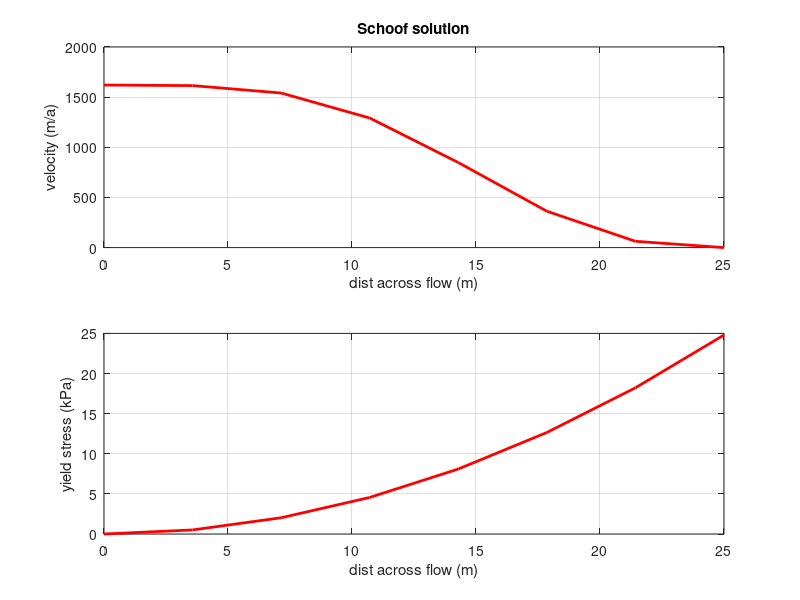

Reproduce this figure in MATLAB. (Note: this script raises an error after producing the figure.)

%% PLOT MODEL STREAM/PLASTIC BED RESULTS AND COMPARE W/ RAYMOND/SCHOOF
%% SOLUTIONS

clear all

cd /Users/sprice/work/modeling/cism-parallel/tests/stream/

rho = 910;
g = -9.81;

flag = 0;       %% USE RAYMOND PROFILE
flag = 1;       %% USE SCHOOF PROFILE

kinflag = 1;    %% apply kinematic bc (analytic soln) at up/downstream ends
% kinflag = 0;    %% apply 0 vel bc at up/downstream ends

n = 3;
m = 2;

r = 20;         % !! r needs to be even # divisible by 2 !!
c = 20;
% c = 200;
levels = 11;

L = 1.5e4; 
A = 1e-16;
B = A^(-1/n);

H = 1000;
dsdx = -1.0e-3;

% ice stream width
w = 50e3;
W = w / 2;

yy = linspace( 0, W, (r-4)/2 );

dy = mean( diff( yy ) );
dx = dy;

taud = rho * g * H * dsdx;

% Schoof yield stress distribution
tau0s = taud * abs( yy / L ).^m;

% yield stress (for Raymond solution only)
% tau0r = mean( tau0s );
tau0r = 5e3;

% Raymond solution
ur = 2 * A / (n+1) * ( (taud - tau0r)/H )^n * ( W^(n+1) - yy.^(n+1) );

us = -2*taud^3*L^4/(B^3*H^3) * ( ((yy/L).^4 - (m+1)^(4/m))/4 - 3*( abs(yy/L).^(m+4) ...
    - (m+1)^(1+4/m) )/((m+1)*(m+4)) + 3*( abs(yy/L).^(2*m+4) - (m-1)^(2+4/m) )/((m+1)^2*(2*m+4)) ...
    - ( abs(yy/L).^(3*m+4) - (m+1)^(3+4/m) )/ ( (m+1)^3*(3*m+4)) );

sscale = 2*taud^3*L^4/(B^3*H^3);

ind = find( abs( yy ) >= W ); us(ind) = min( min( us ) );

us = us - min( us );

if( flag == 0 )
    figure(198), clf
    subplot(2,1,1), hold on
    plot( yy/1e3, ur - min(ur), 'r-', 'linewidth', 2.0 ), hold on, grid on
    xlabel( 'dist across flow (m)'), ylabel( 'velocity (m/a)'), title( 'Raymond solution' )
    box on
    subplot(2,1,2), hold on
    plot( yy/1e3, tau0r*ones(size(yy))/1e3, 'r-', 'linewidth', 2.0 ), hold on, grid on
    xlabel( 'dist across flow (m)'), ylabel( 'yield stress (kPa)')
    box on
else
    figure(199), clf
    subplot(2,1,1), hold on
    plot( yy/1e3, us - min(us), 'r-', 'linewidth', 2.0 ), hold on, grid on
    xlabel( 'dist across flow (m)'), ylabel( 'velocity (m/a)'), title( 'Schoof solution' )
    box on
    subplot(2,1,2), hold on
    plot( yy/1e3, tau0s/1e3, 'r-', 'linewidth', 2.0 ), hold on, grid on
    xlabel( 'dist across flow (m)'), ylabel( 'yield stress (kPa)')
    box on
end


%% put data into .mat file, to be read by .py script w/ config file, to make input .nc files
thck = H * ones( r, c );
topg = repmat( 5e3 + dsdx*dx*[0:c-1], r, 1 );
usrf = topg + thck;


if( flag == 0 )         % assign Raymond profile
    tauf_profile = tau0r*ones(r-7,1);        
    tauf = 1e5 * ones( r-1, c-1 );
    % tauf(4:end-3,3:end-2) = repmat( tauf_profile, 1, c-5 );     %% no slip at/near up/downstream ends
    tauf(4:end-3,:) = repmat( tauf_profile, 1, c-1 );     %% use periodic bcs for cont. along flow
    u_profile = repmat( [ 0 0 fliplr(ur) ur(2:end) 0 0 ], levels, 1 );     
else                    % assign Schoof
    
    tauf_profile = [ fliplr(tau0s(2:end)), tau0s ]';        
    tauf = 1e5 * ones( r-1, c-1 );
    % tauf(3:end-2,3:end-2) = repmat( tauf_profile, 1, c-5 );     %% no slip at/near up/downstream ends
    tauf(3:end-2,:) = repmat( tauf_profile, 1, c-1 );     %% use periodic bcs for cont. along flow
    u_profile = repmat( [ 0 0 fliplr(us) us(2:end) 0 0 ], levels, 1 );
end


% figure(200),clf
% subplot(2,2,1),hold on
% imagesc( thck ), axis xy, axis equal, axis tight, colorbar, title( 'thickness (m)' )
% subplot(2,2,2),hold on
% imagesc( usrf ), axis xy, axis equal, axis tight, colorbar, title( 'surface (m)' )
% subplot(2,2,3),hold on
% imagesc( topg ), axis xy, axis equal, axis tight, colorbar, title( 'bed (m)' )
% subplot(2,2,4),hold on
% imagesc( tauf/1e3 ), axis xy, axis equal, axis tight, colorbar, title( 'yield stress (kPa)' )



%% optional: add analytic solution at up/downstream ends as kin vel bc
kinbcmask = zeros(size(tauf));
uvelhom = zeros( levels, r-1, c-1 );
vvelhom = zeros( levels, r-1, c-1 );

if( kinflag == 1)
    uvelhom( :, :, end ) = u_profile; uvelhom( :, :, 1 ) = u_profile; 
    kinbcmask(:,1) = 1; kinbcmask(:,end) = 1;
    ind = find( tauf <= 0 ); tauf(ind) = 1e-10;
end

    
save stream.mat usrf topg thck tauf uvelhom vvelhom kinbcmask levels 


%%%%%%%%%%%%%%%%%%%%%%%%%%%%%%%%%%%%%%

%% plot output

%% open file
if( flag == 0 )
    filename = 'stream.raymond.nc'; 
else
    filename = 'stream.schoof.nc'; 
end

ncid = netcdf.open( filename, 'nowrite' );

%% get id for variable names (use ncview to find var names?)
id_uvel = netcdf.inqvarid( ncid, 'uvelhom' );
id_vvel = netcdf.inqvarid( ncid, 'vvelhom' );
id_btractx = netcdf.inqvarid( ncid, 'btractx' );
id_btracty = netcdf.inqvarid( ncid, 'btracty' );

uvel = permute( netcdf.getvar(ncid, id_uvel ), [ 2 1 3 ] );
vvel = permute( netcdf.getvar(ncid, id_vvel ), [ 2 1 3 ] );
btractx = netcdf.getvar(ncid, id_btractx )';
btracty = netcdf.getvar(ncid, id_btracty )';

yy2 = [ yy yy(end)+dx yy(end)+2*dx ];
yy2 = [ -fliplr(yy2(2:end)), yy2 ];

if( flag == 0 )
    figure(198)
    subplot(2,1,1), hold on
    plot( yy2/1e3, uvel(:,round(c/2),1), 'bo:' )
    plot( yy2/1e3, uvel(:,end,1), 'b*' )              %% boundary value
    legend( 'analytic', 'model', 'model boundary' )
    subplot(2,1,2), hold on
    plot( yy2/1e3, -btractx(:,round(c/2),1)/1e3, 'bo:' )
else
    figure(199)
    subplot(2,1,1), hold on
    plot( yy2/1e3, uvel(:,round(c/2),1), 'bo:' )
    plot( yy2/1e3, uvel(:,end,1), 'b*' )              %% boundary value
    legend( 'analytic', 'model', 'model boundary' )
    subplot(2,1,2), hold on
    plot( yy2/1e3, -btractx(:,round(c/2),1)/1e3, 'bo:' )
end



